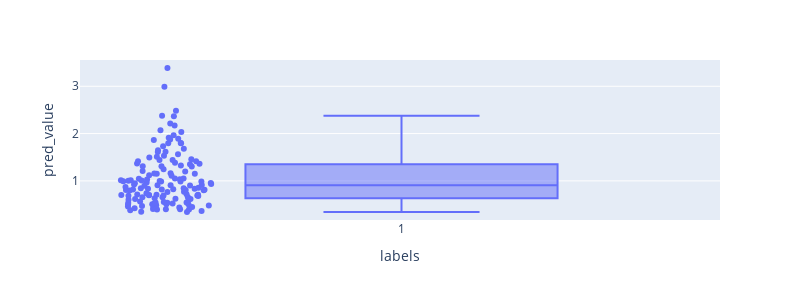

Notebook cell for this chart:
### Code cell
import plotly.express as px
df = df
fig = px.box(df,x="labels", y="pred_value", points="all", width=800, height=300)
fig.show()

### Figure 1 — Plotly figure (JSON) as saved in the notebook; plotly's stock layout.template omitted (floating-point values rounded to 4 significant figures; data arrays with more than 128 entries replaced by an {"elided": "..."} marker saying what was removed)
{"data": [{"alignmentgroup": "True", "boxpoints": "all", "hovertemplate": "labels=%{x}<br>pred_value=%{y}<extra></extra>", "legendgroup": "", "marker": {"color": "#636efa"}, "name": "", "notched": false, "offsetgroup": "", "orientation": "v", "showlegend": false, "type": "box", "x": {"elided": "138 int values"}, "x0": " ", "xaxis": "x", "y": {"elided": "138 float values"}, "y0": " ", "yaxis": "y"}], "layout": {"boxmode": "group", "height": 300, "legend": {"tracegroupgap": 0}, "margin": {"t": 60}, "width": 800, "xaxis": {"anchor": "y", "autorange": true, "domain": [0, 1], "range": [0.4953, 1.5], "title": {"text": "labels"}, "type": "linear"}, "yaxis": {"anchor": "x", "autorange": true, "domain": [0, 1], "range": [0.1736, 3.556], "title": {"text": "pred_value"}, "type": "linear"}}}
